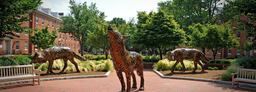
#> input picture wolves.png, 256 x 92 px, shrunk from 1500 x 539 before the run
$ jupyter execute p1_RGB.ipynb
#> lines starting #> are read from the running program, lines starting #| are printed output that depends on the picture
[cell 1]
import numpy as np
import matplotlib.pyplot as plt
from PIL import Image
import cv2
import time

[cell 2]
# use OpenCV to read dimensional values of image
img = cv2.imread("wolves.png", cv2.IMREAD_UNCHANGED)
#> img is the input picture: shape (92, 256, 3); mean B, G, R 73.6, 98.5, 105.2
img = img[:, :, ::-1] # BGR to RGB
# imgplot = cv2.imshow("image", img)
# cv2.waitKey(0)
print('Shape: ', img.shape)
#| Shape:  (92, 256, 3)
print('Size: ', img.size)
#| Size:  70656

[cell 3]
# size of image matrix
y_axis = len(img)
#> y_axis = 92
x_axis = len(img[0])
#> x_axis = 256
z_axis = len(img[0][0])
#> z_axis = 3
BGR_diff1 = []
BGR_diff2 = []
BGR_diff3 = []
start = np.zeros(6)
end = np.zeros(6)

[cell 4]
start[0] = time.time()
for i in range(y_axis-1):
    for j in range(x_axis):
        sum_diff = 0
        for k in range(z_axis):
            sum_diff += (img[i][j][k] - img[i+1][j][k])**2
        BGR_diff1.append(sum_diff)
#> after the loop, BGR_diff1 = 23296 items
end[0] = time.time()

[cell 5]
start[1] = time.time()
for i in range(y_axis):
    for j in range(x_axis-1):
        sum_diff = 0
        for k in range(z_axis):
            sum_diff += (img[i][j][k] - img[i][j+1][k])**2
        BGR_diff2.append(sum_diff)
#> after the loop, BGR_diff2 = 23460 items
end[1] = time.time()

[cell 6]
start[2] = time.time()
for i in range(y_axis-1):
    for j in range(x_axis-1):
        sum_diff = 0
        for k in range(z_axis):
            sum_diff += (img[i][j][k] - img[i+1][j+1][k])**2
        BGR_diff3.append(sum_diff)
#> after the loop, BGR_diff3 = 23205 items
end[2] = time.time()

[cell 7]
start[3] = time.time()
plt.hist(BGR_diff1, 50, label="(x,y+1)")
plt.title("RGB pair (x,y) & (x,y+1)")
end[3] = time.time()
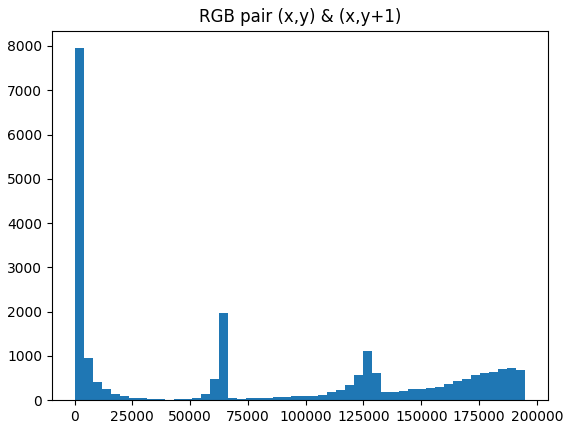
#> figure drawn by matplotlib, 1 panel; tallest bar 7949 high, from x = 0 to 3901.5

[cell 8]
start[4] = time.time()
plt.hist(BGR_diff2, 50, label="(x+1,y)")
plt.title("RGB pair (x,y) & (x+1,y)")
end[4] = time.time()
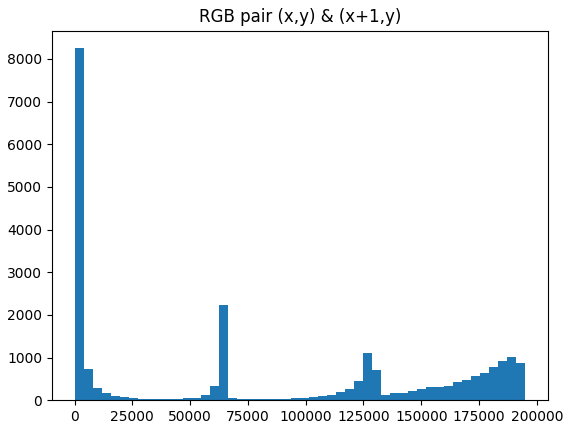
#> figure drawn by matplotlib, 1 panel; tallest bar 8252 high, from x = 0 to 3901.5

[cell 9]
start[5] = time.time()
plt.hist(BGR_diff3, 50, label="(x+1,y+1)")
plt.title("RBG pair (x,y) & (x+1,y+1)")
end[5] = time.time()
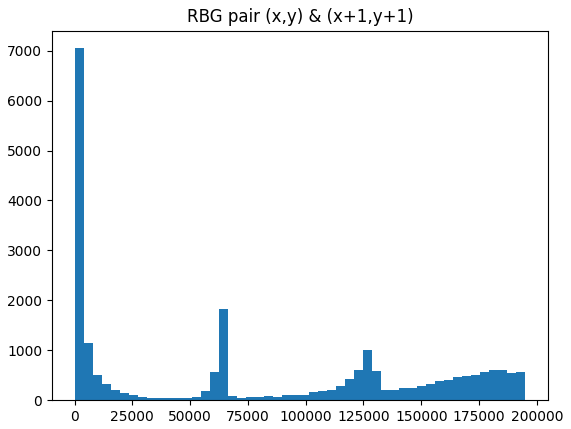
#> figure drawn by matplotlib, 1 panel; tallest bar 7050 high, from x = 0 to 3901.5
